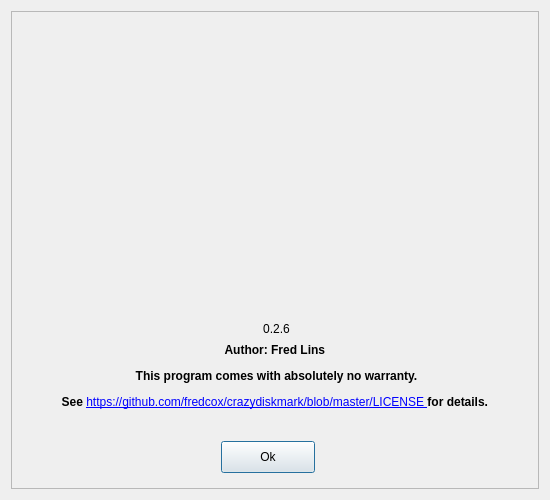
<?xml version="1.0" encoding="UTF-8"?>
<ui version="4.0">
 <class>Dialog</class>
 <widget class="QDialog" name="Dialog">
  <property name="geometry">
   <rect>
    <x>0</x>
    <y>0</y>
    <width>550</width>
    <height>500</height>
   </rect>
  </property>
  <property name="minimumSize">
   <size>
    <width>550</width>
    <height>500</height>
   </size>
  </property>
  <property name="maximumSize">
   <size>
    <width>550</width>
    <height>500</height>
   </size>
  </property>
  <property name="windowTitle">
   <string>About Crazy DiskMark</string>
  </property>
  <layout class="QHBoxLayout" name="horizontalLayout">
   <item>
    <widget class="QFrame" name="frame">
     <property name="frameShape">
      <enum>QFrame::StyledPanel</enum>
     </property>
     <property name="frameShadow">
      <enum>QFrame::Raised</enum>
     </property>
     <widget class="QLabel" name="logoLabel">
      <property name="geometry">
       <rect>
        <x>170</x>
        <y>0</y>
        <width>191</width>
        <height>311</height>
       </rect>
      </property>
      <property name="text">
       <string/>
      </property>
      <property name="pixmap">
       <pixmap>images/logo.png</pixmap>
      </property>
     </widget>
     <widget class="QLabel" name="versionLabel">
      <property name="geometry">
       <rect>
        <x>160</x>
        <y>310</y>
        <width>211</width>
        <height>16</height>
       </rect>
      </property>
      <property name="text">
       <string>0.2.6</string>
      </property>
      <property name="alignment">
       <set>Qt::AlignCenter</set>
      </property>
     </widget>
     <widget class="QLabel" name="authorLabel">
      <property name="geometry">
       <rect>
        <x>10</x>
        <y>320</y>
        <width>511</width>
        <height>91</height>
       </rect>
      </property>
      <property name="text">
       <string>&lt;html&gt;&lt;head/&gt;&lt;body&gt;&lt;p&gt;&lt;span style=&quot; font-weight:600;&quot;&gt;Author: Fred Lins &lt;/span&gt;&lt;/p&gt;&lt;p&gt;&lt;span style=&quot; font-weight:600;&quot;&gt;This program comes with absolutely no warranty.&lt;/span&gt;&lt;/p&gt;&lt;p&gt;&lt;span style=&quot; font-weight:600;&quot;&gt;See &lt;/span&gt;&lt;a href=&quot;https://github.com/fredcox/crazydiskmark/blob/master/LICENSE&quot;&gt;&lt;span style=&quot; text-decoration: underline; color:#0000ff;&quot;&gt;https://github.com/fredcox/crazydiskmark/blob/master/LICENSE &lt;/span&gt;&lt;/a&gt;&lt;span style=&quot; font-weight:600;&quot;&gt;for details. &lt;/span&gt;&lt;/p&gt;&lt;/body&gt;&lt;/html&gt;</string>
      </property>
      <property name="alignment">
       <set>Qt::AlignCenter</set>
      </property>
     </widget>
     <widget class="QPushButton" name="okPushButton">
      <property name="geometry">
       <rect>
        <x>210</x>
        <y>430</y>
        <width>94</width>
        <height>32</height>
       </rect>
      </property>
      <property name="text">
       <string>Ok</string>
      </property>
     </widget>
    </widget>
   </item>
  </layout>
 </widget>
 <resources/>
 <connections/>
</ui>
